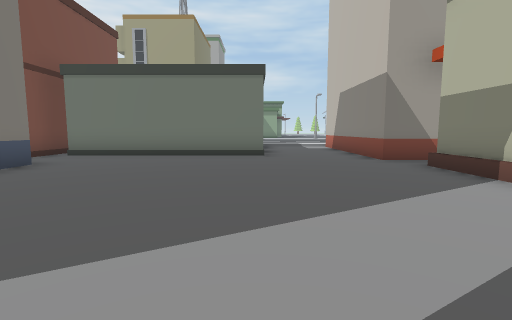
view 1 (above)

24 first-person views from a walk through a Unity game level. The camera is 1.4 m above the floor, tilts 6° down and sees 85° across. The floor is counted in squares, 2 m on a side. Each view is taken from the middle of a square. On the plan, view 1 faces up. The plan holds only what a view shows up to about 9 squares ahead; the rest is blank. The place goes on beyond the plan. The player is left out.

view 2
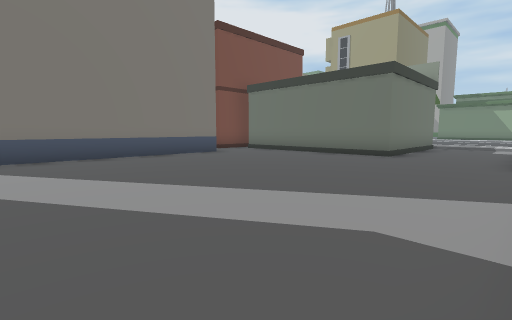

view 3
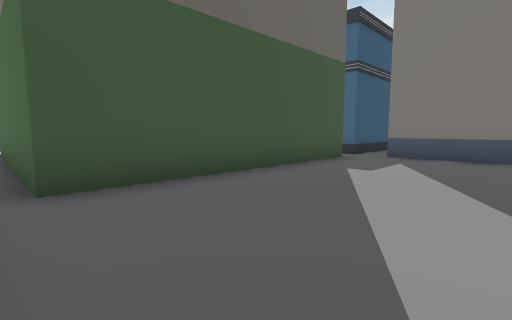

view 4
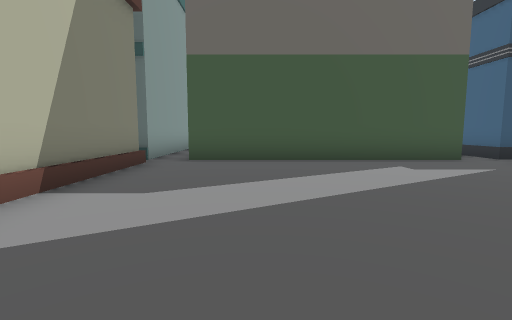

view 5
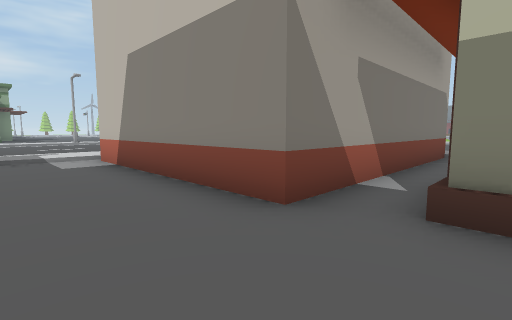

view 6
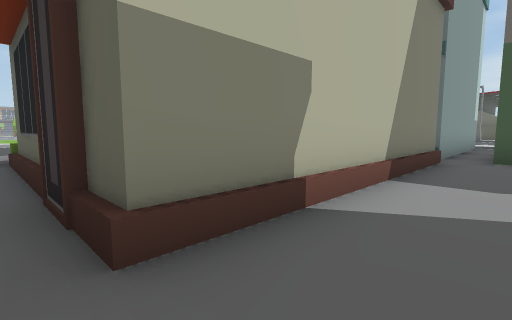

view 7
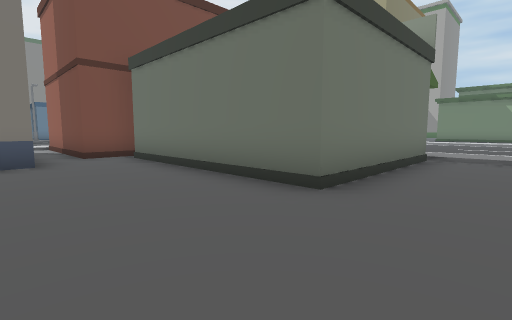

view 8
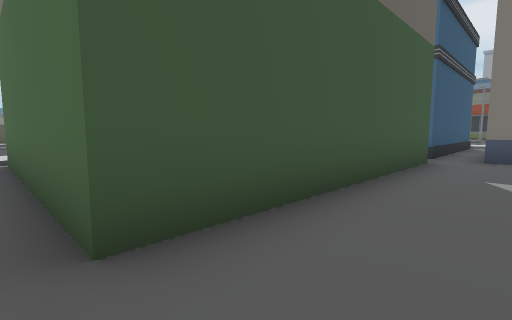

view 9
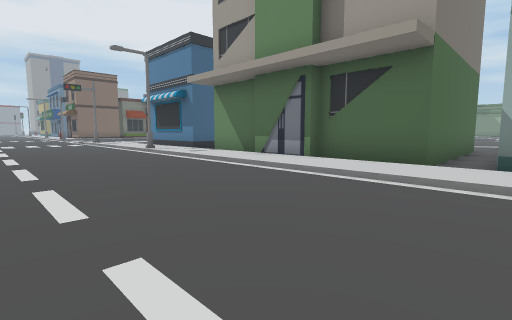

view 10
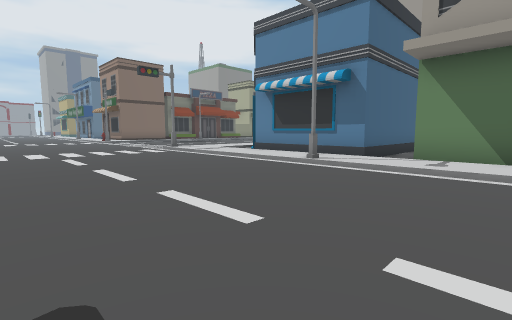

view 11
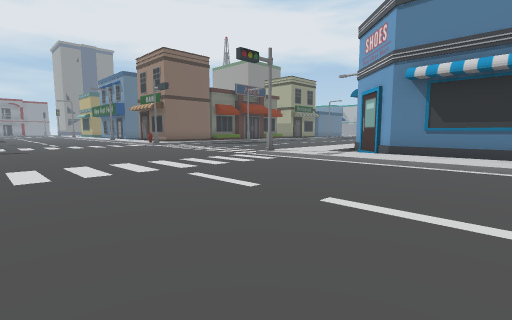

view 12
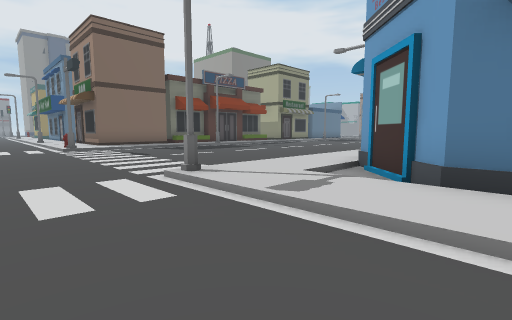

view 13
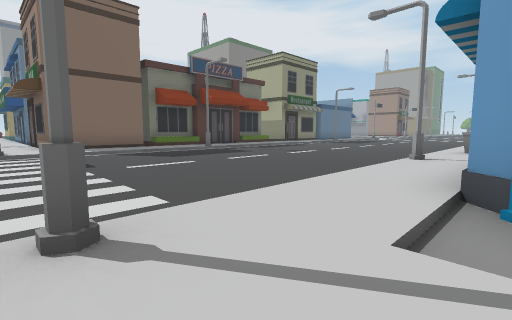

view 14
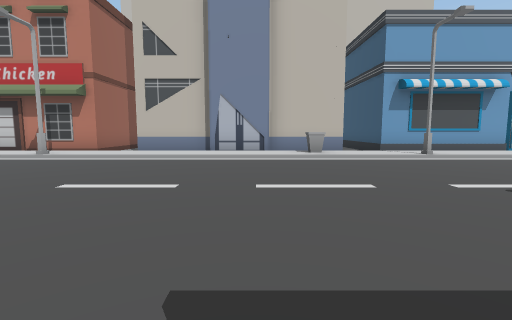

view 15
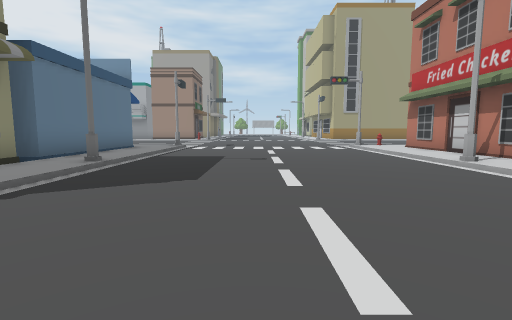

view 16
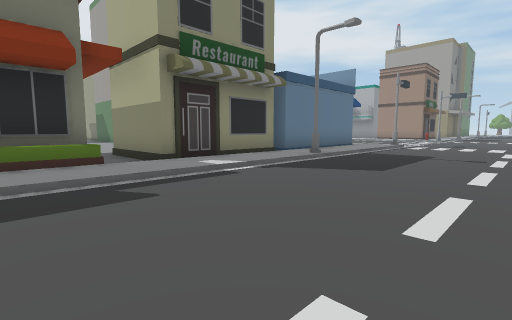

view 17
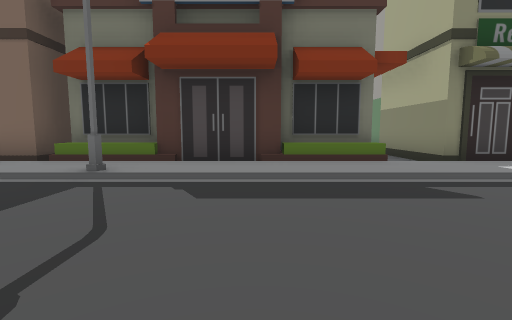

view 18
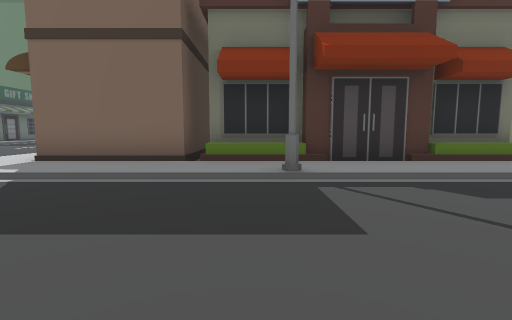

view 19
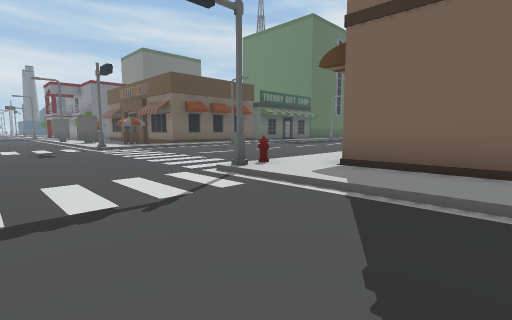

view 20
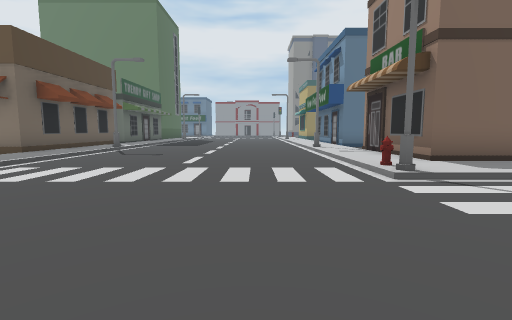

view 21
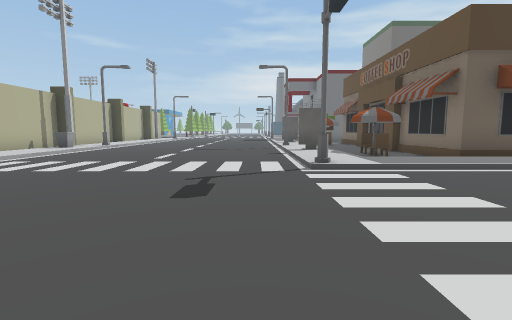

view 22
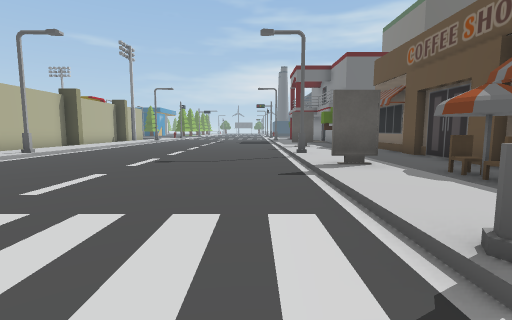

view 23
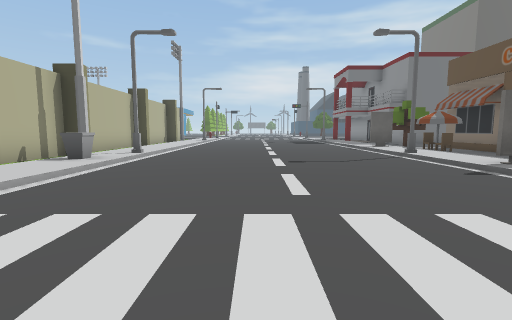

view 24
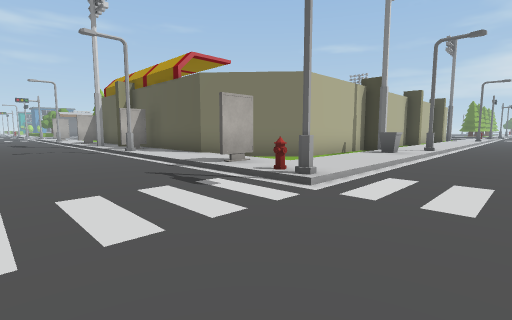

### Floor plan
Key: @ floor where view 1 was taken; # wall or solid block; x gap in a wall; . main floor; : floor 0.25 m higher than the main floor; / step, stairs or slope; ^ raised ledge; O other object.
Columns run from 24 left of view 1 to 8 right of it. Each row starts with its distance up from view 1.
 12                         #..O
 11    #:/....../:#         #..O
 10    #:/....../:#         #..O
  9    #:/....../:#   #     #..O
  8    #:O......O:#   #######..O
  7    O:/....../:#####........OOOOOO
  6    O:/....../:O    O.............
  5    O:/....../:O    O........OOOOO
  4  OOO:/....../:O    O........O
  3  ...:/....../:O    O........O
  2  OOO:/....../:O    O........O
  1    O:/....../:O    O........O
  0    O:/....../^O    O....@...O
 -1    O:/....../:  ............O
 -2    O:O......O:#####xOOOOOOO.O
 -3    O:/....../:#    ^      O.O
 -4 OOOO:/....../:#    ^      O.O
 -5   ##:/....../:#    ^      O.O
 -6   ##:/....../:##   ^      O.O
 -7 ####:/....../:.####xOOOOOOO.O
 -8 :::::/....../::::::::::::::::
 -9 ////O/......#//////O/////////
-10 .............................
-11 .............................
-12 .............................
-13 .............................
-14 .......................
-15 .....................
-16 /////#....../O/////O/
-17 :::::/....../:O::::O
-18 ##..:/....../:..###
-19  #.O:/....../:.##
-20  #..O/....../:.#
-21  #..:/....../^.#
-22  #..:/....../:.#
-23  #..:O......O:##
-24  #. :/....../:

Positions as (right, up) in squares from view 1, and headings:
1: (0, 0), facing up
2: (3, 0), facing up-left
3: (3, 2), facing down-left
4: (1, 5), facing down
5: (1, 5), facing up-right
6: (2, 6), facing down-right
7: (2, 5), facing up-left
8: (3, 0), facing down-left
9: (4, -13), facing up-left
10: (-2, -14), facing up-left
11: (-6, -15), facing up-left
12: (-8, -11), facing up-left
13: (-10, -9), facing up-left
14: (-19, 2), facing right
15: (-16, 2), facing up
16: (-15, 1), facing up-left
17: (-15, 0), facing left
18: (-15, -3), facing left
19: (-16, -5), facing down-left
20: (-15, -11), facing left
21: (-18, -11), facing down
22: (-18, -15), facing down
23: (-15, -15), facing down
24: (-14, -13), facing down-right
